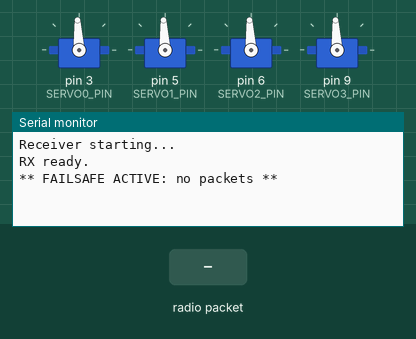
A sketch run on a simulated Arduino Uno, built with avr-gcc and run on an emulated ATmega328P. On the bench: 4 × servo, the last lines printed to the serial monitor. The test bench sets the inputs (shaded band). No radio packets arrive unless stated.

Above: at 1.2 s.
1.3 s: radio packet "1" arrives
At 1.9 s:
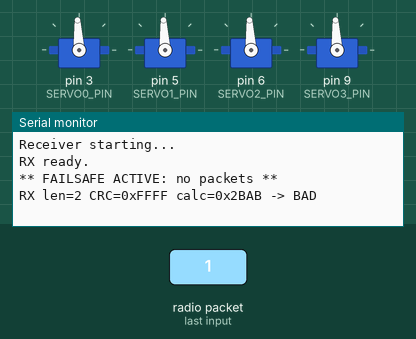
2.8 s: radio packet "0" arrives
At 4.0 s:
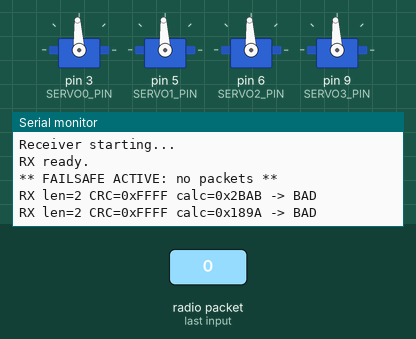
4.3 s: radio packet "2" arrives
At 5.4 s:
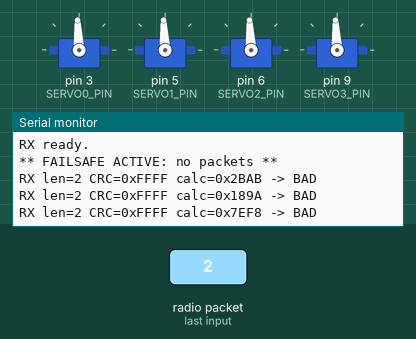

Measured:
- after the input at 1.3 s, the serial monitor: prints a new line at once (image 1)
- after the input at 2.8 s, the serial monitor: prints a new line at once (image 2)
- after the input at 4.3 s, the serial monitor: prints a new line at once (image 3)

The sketch:

receiver_V1.0.0.ino
```cpp
// ==== Uncomment to enable debugging on Serial ====
 #define DEBUG

// RX_with_ack + Servo Output + Failsafe

#include <SPI.h>
#include <nRF24L01.h>
#include <RF24.h>
#include <stddef.h>
#include <Servo.h>

#define CE_PIN 7
#define CSN_PIN 8
RF24 radio(CE_PIN, CSN_PIN);
const uint64_t pipeAddress = 0xF0F0F0F0E1LL;

#define MAX_CHANNELS 8

// ----- Servo Pins -----
#define SERVO0_PIN 3
#define SERVO1_PIN 5
#define SERVO2_PIN 6
#define SERVO3_PIN 9

Servo servo0, servo1, servo2, servo3;

// ----- Failsafe config -----
const unsigned long FAILSAFE_TIMEOUT = 300;   // ms without packets -> failsafe
unsigned long lastPacketTime = 0;
bool failsafeActive = false;

// Failsafe channel values (-1000..+1000)
const int16_t FS_CH0 = 0;     // e.g. steering center
const int16_t FS_CH1 = 0;     // e.g. throttle neutral
const int16_t FS_CH2 = 0;
const int16_t FS_CH3 = 0;

struct Packet {
  uint8_t version;
  uint8_t device_id;
  uint8_t channel_count;
  int16_t channels[MAX_CHANNELS]; // -1000..+1000
  uint16_t crc;
} __attribute__((packed));

struct TelemetryAck {
  uint16_t seq;
  uint16_t battery_mV;
  uint8_t  rssi_est;
  uint8_t  status;   // bit0=link OK, bit1=failsafe
} __attribute__((packed));

Packet pktRecv;
TelemetryAck ackOut;

uint16_t seq_counter = 0;

// ----- CRC function -----
uint16_t crc16_ccitt(const uint8_t *data, size_t len) {
  uint16_t crc = 0xFFFF;
  while (len--) {
    crc ^= (uint16_t)(*data++) << 8;
    for (uint8_t i = 0; i < 8; i++) {
      if (crc & 0x8000) crc = (crc << 1) ^ 0x1021;
      else crc <<= 1;
    }
  }
  return crc;
}

// ----- Convert -1000..+1000 → 1000–2000us -----
int rcToUs(int16_t v) {
  if (v < -1000) v = -1000;
  if (v >  1000) v = 1000;
  return 1500 + (v * 500 / 1000);
}

uint8_t measure_link_quality_estimate() { return 200; }
uint16_t measure_battery_mV() { return 7400; }

// ----- Apply failsafe positions -----
void applyFailsafe() {
  failsafeActive = true;

  servo0.writeMicroseconds(rcToUs(FS_CH0));
  servo1.writeMicroseconds(rcToUs(FS_CH1));
  servo2.writeMicroseconds(rcToUs(FS_CH2));
  servo3.writeMicroseconds(rcToUs(FS_CH3));

#ifdef DEBUG
  Serial.println("** FAILSAFE ACTIVE: no packets **");
#endif
}

// ================== SETUP ==================
void setup() {
#ifdef DEBUG
  Serial.begin(115200);
  Serial.println("Receiver starting...");
#endif

  // Attach servos
  servo0.attach(SERVO0_PIN);
  servo1.attach(SERVO1_PIN);
  servo2.attach(SERVO2_PIN);
  servo3.attach(SERVO3_PIN);

  // Start centered
  servo0.writeMicroseconds(1500);
  servo1.writeMicroseconds(1500);
  servo2.writeMicroseconds(1500);
  servo3.writeMicroseconds(1500);

  // nRF24 init
  radio.begin();
  radio.setPALevel(RF24_PA_LOW);
  radio.setDataRate(RF24_1MBPS);
  radio.enableDynamicPayloads();
  radio.enableAckPayload();
  radio.setRetries(5, 15);
  radio.openReadingPipe(0, pipeAddress);
  radio.startListening();

  ackOut.seq = 0;
  ackOut.battery_mV = 0;
  ackOut.rssi_est = 0;
  ackOut.status = 0;

  lastPacketTime = millis();

#ifdef DEBUG
  Serial.println("RX ready.");
#endif
}

// ================== LOOP ==================
void loop() {
  // 1) Handle incoming packets (if any)
  if (radio.available()) {
    uint8_t pipeNum;
    radio.available(&pipeNum);
    uint8_t len = radio.getDynamicPayloadSize();

    if (len > sizeof(Packet)) {
      uint8_t dump[len];
      radio.read(dump, len);
#ifdef DEBUG
      Serial.print("RX: Oversized payload ");
      Serial.println(len);
#endif
    } else {
      memset(&pktRecv, 0, sizeof(pktRecv));
      radio.read(&pktRecv, len);

      size_t crc_offset = offsetof(Packet, crc);
      size_t compute_len = min(crc_offset, (size_t)len);
      uint8_t *raw = (uint8_t*)&pktRecv;

      uint16_t computed_crc = crc16_ccitt(raw, compute_len);

      uint16_t received_crc = 0xFFFF;
      if (len >= crc_offset + 2) {
        received_crc = raw[crc_offset] | (raw[crc_offset + 1] << 8);
      }

      bool crc_ok = (computed_crc == received_crc);

#ifdef DEBUG
      Serial.print("RX len="); Serial.print(len);
      Serial.print(" CRC=0x"); Serial.print(received_crc, HEX);
      Serial.print(" calc=0x"); Serial.print(computed_crc, HEX);
      Serial.print(" -> ");
      Serial.println(crc_ok ? "OK" : "BAD");
#endif

      if (crc_ok) {
        // Valid packet -> update lastPacketTime, clear failsafe
        lastPacketTime = millis();
        failsafeActive = false;

#ifdef DEBUG
        Serial.print("Channels: ");
        for (int i = 0; i < pktRecv.channel_count; i++) {
          Serial.print(pktRecv.channels[i]);
          Serial.print(i < pktRecv.channel_count - 1 ? ", " : "");
        }
        Serial.println();
#endif

        // Drive servos from channels
        int16_t ch0 = pktRecv.channels[0];
        int16_t ch1 = pktRecv.channels[1];
        int16_t ch2 = pktRecv.channels[2];
        int16_t ch3 = pktRecv.channels[3];

        servo0.writeMicroseconds(rcToUs(ch0));
        servo1.writeMicroseconds(rcToUs(ch1));
        servo2.writeMicroseconds(rcToUs(ch2));
        servo3.writeMicroseconds(rcToUs(ch3));

        // Prepare ACK telemetry
        ackOut.seq        = seq_counter++;
        ackOut.battery_mV = measure_battery_mV();
        ackOut.rssi_est   = measure_link_quality_estimate();

        // status: bit0 = link OK, bit1 = failsafe
        ackOut.status = 0;
        ackOut.status |= (1 << 0);            // link OK
        if (failsafeActive) ackOut.status |= (1 << 1);

        uint8_t p = (pipeNum <= 5) ? pipeNum : 0;
        radio.writeAckPayload(p, &ackOut, sizeof(ackOut));

#ifdef DEBUG
        Serial.print("ACK sent seq=");
        Serial.print(ackOut.seq);
        Serial.print(" status=0x");
        Serial.println(ackOut.status, HEX);
#endif
      }
    }
  }

  // 2) Check for failsafe timeout
  if (!failsafeActive && (millis() - lastPacketTime > FAILSAFE_TIMEOUT)) {
    applyFailsafe();
    // ackOut.status will be set with failsafe flag next time a packet arrives (or you can also
    // send some standalone telemetry if you design it that way)
  }
}
```
